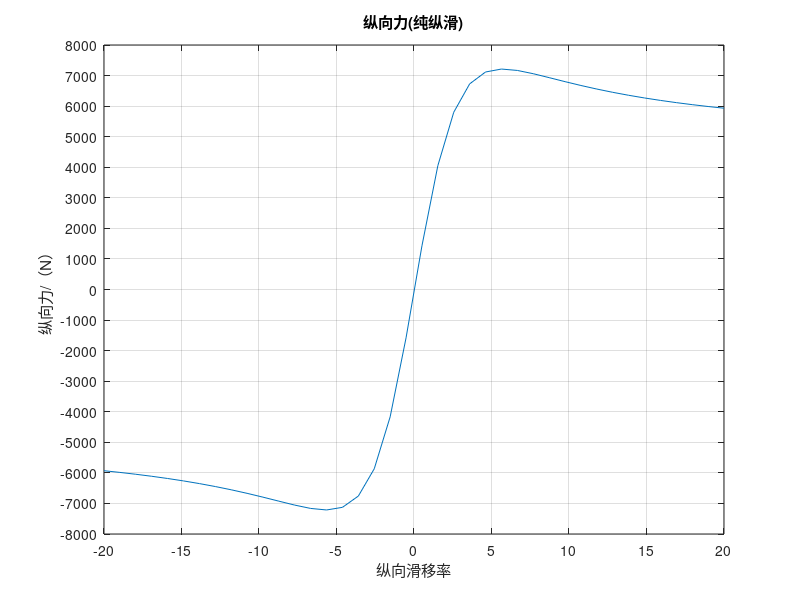
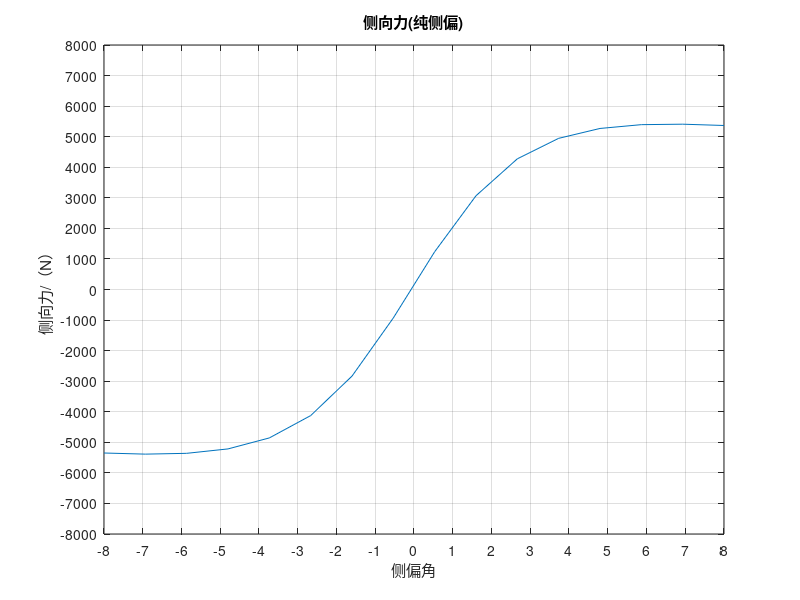
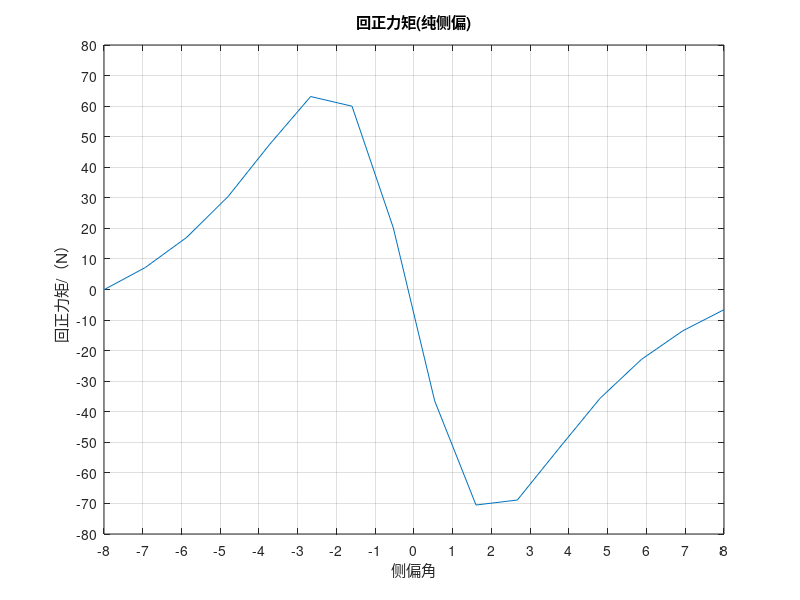

Source code (MATLAB) for these figures, in order:

Fz=5;
%Longitudinal Force(pure longitudinal slip)  
%input:slip ratio s 
s=linspace(-20,20,40);                       %-20~20插值40个，生成滑移率横坐标
%*************longitudinal coefficients*******************************%
b0=2.37272;
b1=-9.46;
b2=1490;
b3=130;
b4=276;
b5=0.0886;
b6=0.00402;
b7=-0.0615;
b8=1.2;
b9=0.0299;
b10=-0.176;
%**********parameters *********************%
Cx=b0;
Dx=b1*Fz^2+b2*Fz;
BCDx=(b3*Fz^2+b4*Fz)*exp(-b5*Fz);%纵向力零点处的纵向刚度
Bx=BCDx/(Cx*Dx);%刚度因子
Shx=b9*Fz+b10;%曲线的水平方向漂移
kx=s+Shx;%输入变量X1
Svx=0;%%曲线的垂直方向漂移
Ex=b6*Fz^2+b7*Fz+b8;%曲线的曲率因子
Fx=Dx*sin(Cx*atan(Bx*kx-Ex*(Bx*kx-atan(Bx*kx))))+Svx; %纵向力的计算公式

figure (1);
plot(s,Fx);%绘制纵向力曲线
grid  on  %绘制栅格
set(gca,'xlim',[-20 20]);                              %设置x轴范围 
set(gca,'xtick',[-20:5:20]);                          %设置x轴间隔 
set(gca,'ylim',[-8000 8000])                        %设置x轴范围 
set(gca,'ytick',[-8000:1000:8000]);                   %设置x轴间隔 
xlabel('纵向滑移率'); 
ylabel('纵向力/（N）'); 
title('纵向力(纯纵滑)');

%%
%Lateral Force(pure side slip)  
%input:横向侧偏 是侧偏角 alpha
alpha=linspace(-8,8,16);   %-8~8插值16个，生成侧偏角横坐标
r=0;  %外倾角，设为零
%*************lateral coefficients*******************************%
a0 = 1.65;
a1 = -34;
a2 = 1250;
a3 = 3036;
a4 = 12.8;
a5 = 0.00501;
a6 = -0.02103;
a7 = 0.77394;
a8 = 0.0022890;
a9 = 0.013442;
a10 = 0.003709;
a11 = 19.1656;
a12 = 1.21356;
a13 = 6.26206;

%**********parameters *********************%
Cy=a0;%曲线形状因子
Dy=a1*Fz^2+a2*Fz;%曲线巅因子
BCDy=a3*sin(2*atan(Fz/a4))*(1-a5*abs(r));%侧向力零点处的侧向刚度
By=BCDy/(Cy*Dy);%刚度因子
Shy=a9*Fz+a10+a8*r;%曲线的水平方向漂移
ky=alpha+Shy;%输入变量X
Svy=a11*Fz*r+a12*Fz+a13;%曲线的垂直方向漂移
Ey=a6*Fz^2+a7;%曲线曲率因子
%********************lateral force formulation
Fy0=Dy*sin(Cy*atan(By*ky-Ey*(By*ky-atan(By*ky))))+Svy; %纵向力的计算公式

figure (2);
plot(alpha,Fy0);
grid  
set(gca,'xlim',[-8 8]);                              %设置x轴范围 
set(gca,'xtick',[-8:1:8]);                          %设置x轴间隔 
set(gca,'ylim',[-8000 8000])                        %设置x轴范围 
set(gca,'ytick',[-8000:1000:8000]);                   %设置x轴间隔 
xlabel('侧偏角'); 
ylabel('侧向力/（N）'); 
title('侧向力(纯侧偏)');

%%
%%Aligning Torque(pure side slip) 
%input:侧偏角 
%**********************ALIGNING_COEFFICIENTS*****************%
 c0 = 2.34000;
 c1 = 1.4950;
 c2 = 6.416654;
 c3 = -3.57403;
 c4 = -0.087737;
 c5 = 0.098410;
 c6 = 0.0027699;
 c7 = -0.0001151;
 c8 = 0.1000;
 c9 = -1.33329;
 c10 = 0.025501;
 c11 = -0.02357;
 c12 = 0.03027;
 c13 = -0.0647;
 c14 = 0.0211329;
 c15 = 0.89469;
 c16 = -0.099443;
 c17 = -3.336941;
%**********parameters *********************%
Cz=c0;%曲线形状因子
Dz=c1*Fz^2+c2*Fz;%曲线巅因子
BCDz=(c3*Fz^2+c4*Fz)*(1-c5*abs(r))*exp(-c5*Fz);%回正力矩零点处的扭转刚度
Bz=BCDz/(Cz*Dz);%刚度因子
Shz=c11*r+c12*Fz+c13;%曲线的水平方向漂移
kz=alpha+Shz;%输入变量X
Svz=r*(c14*Fz^2+c15*Fz)+c16*Fz+c17;%曲线的垂直方向漂移
Ez=(c7*Fz^2+c8*Fz+c9)*(1-c10*abs(r));%曲线曲率因子
%********************aligning torque formulation
Mz0=Dz*sin(Cz*atan(Bz*kz-Ez*(Bz*kz-atan(Bz*kz))))+Svz; %纵向力的计算公式

figure (3);
plot(alpha,Mz0);
grid  
set(gca,'xlim',[-8 8]);                         %设置x轴范围 
set(gca,'xtick',[-8:1:8]);                      %设置x轴间隔 
set(gca,'ylim',[-80 80])                        %设置x轴范围 
set(gca,'ytick',[-80:10:80]);                   %设置x轴间隔 
xlabel('侧偏角'); 
ylabel('回正力矩/（N）'); 
title('回正力矩(纯侧偏)');